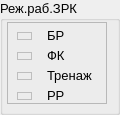
    <widget class="QGroupBox" name="groupBoxRejimRabotiZRK">
     <property name="enabled">
      <bool>true</bool>
     </property>
     <property name="geometry">
      <rect>
       <x>30</x>
       <y>10</y>
       <width>120</width>
       <height>115</height>
      </rect>
     </property>
     <property name="font">
      <font>
       <pointsize>10</pointsize>
       <stylestrategy>PreferAntialias</stylestrategy>
      </font>
     </property>
     <property name="accessibleDescription">
      <string>G</string>
     </property>
     <property name="styleSheet">
      <string notr="true"/>
     </property>
     <property name="title">
      <string>Реж.раб.ЗРК</string>
     </property>
     <widget class="QFrame" name="frameRejimRaboti">
      <property name="enabled">
       <bool>true</bool>
      </property>
      <property name="geometry">
       <rect>
        <x>7</x>
        <y>22</y>
        <width>100</width>
        <height>82</height>
       </rect>
      </property>
      <property name="frameShape">
       <enum>QFrame::StyledPanel</enum>
      </property>
      <property name="frameShadow">
       <enum>QFrame::Raised</enum>
      </property>
      <widget class="QLabel" name="labelRejimRabotiBR">
       <property name="geometry">
        <rect>
         <x>40</x>
         <y>5</y>
         <width>60</width>
         <height>16</height>
        </rect>
       </property>
       <property name="sizePolicy">
        <sizepolicy hsizetype="Fixed" vsizetype="Fixed">
         <horstretch>0</horstretch>
         <verstretch>0</verstretch>
        </sizepolicy>
       </property>
       <property name="font">
        <font>
         <family>Ubuntu</family>
         <pointsize>10</pointsize>
         <stylestrategy>PreferAntialias</stylestrategy>
        </font>
       </property>
       <property name="styleSheet">
        <string notr="true"/>
       </property>
       <property name="text">
        <string>БР</string>
       </property>
       <property name="alignment">
        <set>Qt::AlignLeading|Qt::AlignLeft|Qt::AlignVCenter</set>
       </property>
       <property name="wordWrap">
        <bool>true</bool>
       </property>
      </widget>
      <widget class="QLabel" name="lampRejimRabotiBR">
       <property name="enabled">
        <bool>false</bool>
       </property>
       <property name="geometry">
        <rect>
         <x>10</x>
         <y>10</y>
         <width>15</width>
         <height>8</height>
        </rect>
       </property>
       <property name="font">
        <font>
         <pointsize>1</pointsize>
        </font>
       </property>
       <property name="accessibleDescription">
        <string>Lamp</string>
       </property>
       <property name="frameShape">
        <enum>QFrame::Box</enum>
       </property>
       <property name="text">
        <string/>
       </property>
       <property name="alignment">
        <set>Qt::AlignCenter</set>
       </property>
       <property name="wordWrap">
        <bool>false</bool>
       </property>
       <property name="indent">
        <number>-1</number>
       </property>
       <property name="textInteractionFlags">
        <set>Qt::NoTextInteraction</set>
       </property>
      </widget>
      <widget class="QLabel" name="lampRejimRabotiFK">
       <property name="enabled">
        <bool>false</bool>
       </property>
       <property name="geometry">
        <rect>
         <x>10</x>
         <y>30</y>
         <width>15</width>
         <height>8</height>
        </rect>
       </property>
       <property name="font">
        <font>
         <pointsize>1</pointsize>
        </font>
       </property>
       <property name="accessibleDescription">
        <string>Lamp</string>
       </property>
       <property name="frameShape">
        <enum>QFrame::Box</enum>
       </property>
       <property name="text">
        <string/>
       </property>
       <property name="alignment">
        <set>Qt::AlignCenter</set>
       </property>
       <property name="wordWrap">
        <bool>false</bool>
       </property>
       <property name="indent">
        <number>-1</number>
       </property>
       <property name="textInteractionFlags">
        <set>Qt::NoTextInteraction</set>
       </property>
      </widget>
      <widget class="QLabel" name="lampRejimRabotiTren">
       <property name="enabled">
        <bool>false</bool>
       </property>
       <property name="geometry">
        <rect>
         <x>10</x>
         <y>50</y>
         <width>15</width>
         <height>8</height>
        </rect>
       </property>
       <property name="font">
        <font>
         <pointsize>1</pointsize>
        </font>
       </property>
       <property name="accessibleDescription">
        <string>Lamp</string>
       </property>
       <property name="frameShape">
        <enum>QFrame::Box</enum>
       </property>
       <property name="text">
        <string/>
       </property>
       <property name="alignment">
        <set>Qt::AlignCenter</set>
       </property>
       <property name="wordWrap">
        <bool>false</bool>
       </property>
       <property name="indent">
        <number>-1</number>
       </property>
       <property name="textInteractionFlags">
        <set>Qt::NoTextInteraction</set>
       </property>
      </widget>
      <widget class="QLabel" name="lampRejimRabotiReglRab">
       <property name="enabled">
        <bool>false</bool>
       </property>
       <property name="geometry">
        <rect>
         <x>10</x>
         <y>70</y>
         <width>15</width>
         <height>8</height>
        </rect>
       </property>
       <property name="font">
        <font>
         <pointsize>1</pointsize>
        </font>
       </property>
       <property name="accessibleDescription">
        <string>Lamp</string>
       </property>
       <property name="frameShape">
        <enum>QFrame::Box</enum>
       </property>
       <property name="text">
        <string/>
       </property>
       <property name="alignment">
        <set>Qt::AlignCenter</set>
       </property>
       <property name="wordWrap">
        <bool>false</bool>
       </property>
       <property name="indent">
        <number>-1</number>
       </property>
       <property name="textInteractionFlags">
        <set>Qt::NoTextInteraction</set>
       </property>
      </widget>
      <widget class="QLabel" name="labelRejimRabotiFK">
       <property name="geometry">
        <rect>
         <x>40</x>
         <y>25</y>
         <width>60</width>
         <height>16</height>
        </rect>
       </property>
       <property name="sizePolicy">
        <sizepolicy hsizetype="Fixed" vsizetype="Fixed">
         <horstretch>0</horstretch>
         <verstretch>0</verstretch>
        </sizepolicy>
       </property>
       <property name="font">
        <font>
         <family>Ubuntu</family>
         <pointsize>10</pointsize>
         <stylestrategy>PreferAntialias</stylestrategy>
        </font>
       </property>
       <property name="styleSheet">
        <string notr="true"/>
       </property>
       <property name="text">
        <string>ФК</string>
       </property>
       <property name="alignment">
        <set>Qt::AlignLeading|Qt::AlignLeft|Qt::AlignVCenter</set>
       </property>
       <property name="wordWrap">
        <bool>true</bool>
       </property>
      </widget>
      <widget class="QLabel" name="labelRejimRabotiTren">
       <property name="geometry">
        <rect>
         <x>40</x>
         <y>45</y>
         <width>60</width>
         <height>16</height>
        </rect>
       </property>
       <property name="sizePolicy">
        <sizepolicy hsizetype="Fixed" vsizetype="Fixed">
         <horstretch>0</horstretch>
         <verstretch>0</verstretch>
        </sizepolicy>
       </property>
       <property name="font">
        <font>
         <family>Ubuntu</family>
         <pointsize>10</pointsize>
         <stylestrategy>PreferAntialias</stylestrategy>
        </font>
       </property>
       <property name="styleSheet">
        <string notr="true"/>
       </property>
       <property name="text">
        <string>Тренаж</string>
       </property>
       <property name="alignment">
        <set>Qt::AlignLeading|Qt::AlignLeft|Qt::AlignVCenter</set>
       </property>
       <property name="wordWrap">
        <bool>true</bool>
       </property>
      </widget>
      <widget class="QLabel" name="labelRejimRabotiReglRab">
       <property name="geometry">
        <rect>
         <x>40</x>
         <y>65</y>
         <width>60</width>
         <height>16</height>
        </rect>
       </property>
       <property name="sizePolicy">
        <sizepolicy hsizetype="Fixed" vsizetype="Fixed">
         <horstretch>0</horstretch>
         <verstretch>0</verstretch>
        </sizepolicy>
       </property>
       <property name="font">
        <font>
         <family>Ubuntu</family>
         <pointsize>10</pointsize>
         <stylestrategy>PreferAntialias</stylestrategy>
        </font>
       </property>
       <property name="styleSheet">
        <string notr="true"/>
       </property>
       <property name="text">
        <string>РР</string>
       </property>
       <property name="alignment">
        <set>Qt::AlignLeading|Qt::AlignLeft|Qt::AlignVCenter</set>
       </property>
       <property name="wordWrap">
        <bool>true</bool>
       </property>
      </widget>
     </widget>
    </widget>
